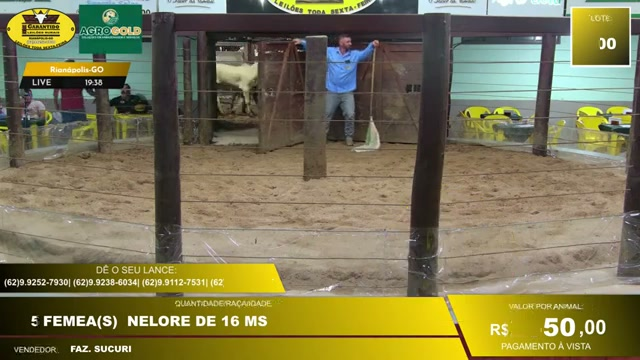
#> input picture data/lote_frames/0cLkHn8wIuQ/0/visual_1.jpg, 640 x 360 px; its folder holds only this picture in this run
$ python -i vision.py   (imports and definitions only)
#> lines starting #> are read from the running program, lines starting #| are printed output that depends on the picture
"""Extracao de dados de frames via Gemini Flash Vision.

Suporta dois modos de execucao:
- Online: requests paralelos em tempo real (para ao vivo)
- Batch: upload pro GCS + Batch API com 50% desconto (para videos gravados)
"""

import hashlib
import json
import logging
import time
import uuid
from concurrent.futures import ThreadPoolExecutor, as_completed
from pathlib import Path

import httpx

import cv2
import numpy as np
from google import genai
from google.genai.types import CreateBatchJobConfig, GenerateContentConfig, JobState, Part

from leilao_inteligente.config import get_settings, DATA_DIR


logger = logging.getLogger(__name__)

FRAME_WIDTH = 640
TOPO_PERCENT = 15   # 15% superior (logos, cidade, hora)
BASE_PERCENT = 55   # 55% inferior (lote, descrição, preço, fazenda)
MAX_PARALELO = 7
# [1 line that did not run here, left out]
BATCH_GCS_PREFIX = "leilao_batch"
BATCH_POLL_INTERVAL = 30  # segundos entre checks de status

PROMPT_EXTRACAO = """Analise este frame COMPLETO de um leilão de gado brasileiro transmitido ao vivo.

A imagem mostra o frame inteiro do vídeo. O overlay do leilão contém textos sobrepostos com dados do lote.

Se NÃO houver overlay de lote (pista vazia, intervalo, propaganda, telefones, tela de espera):
{"erro": "nao_e_leilao"}

Se houver overlay com dados do lote, retorne APENAS este JSON sem markdown:
{
    "lote_numero": "12",
    "quantidade": 25,
    "raca": "Nelore",
    "sexo": "femea",
    "condicao": null,
    "idade_meses": 16,
    "pelagem": null,
    "preco_lance": 2680.00,
    "local_cidade": "Rianápolis",
    "local_estado": "GO",
    "fazenda_vendedor": "SITIO BOA SORTE",
    "timestamp_video": null,
    "confianca": 0.95,
    "carimbo_vendido": false
}

ATENÇÃO — lote_numero vs quantidade:
Em alguns layouts, "LOTE" aparece em uma linha e o NÚMERO DO LOTE aparece na linha de BAIXO (em fonte grande).
A QUANTIDADE de animais aparece ANTES de "MACHO(S)", "VACA(S)", "FEMEA(S)", "NOVILHA(S)".
Exemplo: se o overlay mostra "LOTE" acima, "145" grande abaixo, e "2 VACA(S) NELORE" ao lado,
então lote_numero="145" e quantidade=2 (NÃO o contrário).
O número que vem ANTES da raça/sexo é SEMPRE a quantidade.
O número grande isolado perto de "LOTE" é SEMPRE o número do lote.

Regras:
- lote_numero: número/código do lote. Geralmente em destaque, isolado, perto da palavra "LOTE"
- quantidade: número de animais. SEMPRE aparece ANTES de "MACHO(S)", "VACA(S)", "FEMEA(S)", "NOVILHA(S)"
- raca: Nelore, Anelorado, Mestiço, Guzera, Senepol, Tabapua, Angus (apenas raça, sem condição)
- sexo: "macho", "femea" ou "misto"
- condicao: só fêmeas — "parida", "prenhe", "solteira", "desmamada". null se macho
- idade_meses: converter "16 MS"=16, "2 ANOS"=24, "36 M"=36. null se não visível
- preco_lance: valor em R$ por animal. Leia o número perto de "R$" ou "VALOR POR ANIMAL". Se o campo mostra "R$ ,00" ou "R$ .00" sem valor, retorne 0. Retorne número sem R$, pontos ou vírgula (ex: 2680.00)
- local_cidade: cidade do leilão. Procure no topo do frame, em logos, banners, ou perto de "LIVE"
- local_estado: sigla UF (2 letras). Geralmente junto com a cidade (ex: "Rianápolis-GO")
- fazenda_vendedor: nome do vendedor/fazenda. Aparece como "VENDEDOR:", "FAZ.", "FAZENDA"
- timestamp_video: hora do overlay (DD/MM/AAAA HH:MM:SS ou HH:MM:SS). null se não visível
- confianca: 0.0 a 1.0 (sua confiança na leitura)
- carimbo_vendido: true se houver selo/carimbo de VENDIDO, ARREMATADO, martelo, ou qualquer indicador visual de venda sobreposto na tela. false se não houver
- Campo não legível: null (não invente)
"""

MODEL_NAME = "gemini-2.5-flash"

_client: genai.Client | None = None
_prompt_cache_name: str | None = None  # Nome do cache ativo no Gemini


# [85 lines left out: functions _get_client, criar_cache_prompt, deletar_cache_prompt, _cache_key, not called in this run]


_skip_remote_cache = False  # Flag para pular fallback Supabase (reconsolidação)


# [81 lines left out: functions _prompt_hash, _cache_get, _cache_set, _cache_get_remote, _cache_set_remote, _get_settings_cached, not called in this run]

_settings_cache = None


# --- Frame ---


# [34 lines left out: functions _preparar_frame, _preparar_frame_completo, not called in this run]


PROMPT_CARIMBO = """Olhe esta imagem de um leilão de gado ao vivo.
Há algum indicador visual de VENDA/ARREMATAÇÃO na tela?
Pode estar em qualquer posição (centro, canto, topo, base, lateral).
Exemplos: martelo, selo "VENDIDO", carimbo "ARREMATADO", animação de venda, banner de venda.
NÃO considere textos do overlay normal (preço, lote, fazenda).
Responda APENAS: SIM ou NAO"""


PROMPT_CALIBRACAO = """Olhe estas 2 imagens consecutivas de um leilão de gado ao vivo.
A PRIMEIRA é o frame ANTES. A SEGUNDA é o frame DEPOIS.
Entre os dois, apareceu algum indicador visual de venda/arrematação?

Se SIM, descreva em uma linha:
POSICAO|TEXTO|FORMATO|CORES
Exemplo: centro|VENDIDO|martelo 3D|marrom, branco

Se NÃO há indicador de venda, responda apenas: NAO"""


# [498 lines left out: functions detectar_carimbo_arrematacao, detectar_carimbo_calibracao, detectar_carimbo_lote, _chamar_gemini, _parse_response, extrair_dados_frame and 6 more, not called in this run]


def extrair_dados_lote_batch(
    frames: list[Path],
    callback: object = None,
    prompt: str | None = None,
) -> list[tuple[Path, dict[str, object]]]:
    """Extrai dados via Batch API (50% mais barato, para videos gravados).

    Fluxo:
    1. Preparar frames (crop topo+base) e verificar cache local
    2. Upload frames sem cache pro GCS
    3. Criar JSONL e submeter batch job
    4. Aguardar resultado (polling a cada 30s)
    5. Parsear resultados e atualizar cache local
    6. Limpar GCS
    """
    settings = get_settings()

    if not settings.gcs_bucket:
        raise ValueError(
            "GCS_BUCKET nao configurado. Necessario para Batch API. "
            "Configure no .env: GCS_BUCKET=nome-do-bucket"
        )

    if settings.gemini_backend != "vertex":
        raise ValueError("Batch API so funciona com backend Vertex AI. Configure: GEMINI_BACKEND=vertex")

    resultados: list[tuple[Path, dict[str, object]]] = []
    frames_para_upload: list[tuple[Path, bytes, str]] = []
    cache_hits = 0
    ph = _prompt_hash(prompt)

    # 1. Verificar cache local
    for fp in frames:
        try:
            overlay_bytes = _preparar_frame(fp)
            key = _cache_key(overlay_bytes, ph)
            cached = _cache_get(key)
            if cached is not None:
                resultados.append((fp, cached))
                cache_hits += 1
                if callback:
                    callback()
            else:
                frames_para_upload.append((fp, overlay_bytes, key))
        except Exception:
            logger.debug("Erro ao preparar frame %s, pulando", fp.name)

    if cache_hits:
        logger.info(
            "Batch cache: %d hits, %d misses → %d para upload",
            cache_hits, len(frames_para_upload), len(frames_para_upload),
        )

    if not frames_para_upload:
        return resultados

    bucket_name = settings.gcs_bucket
    batch_id = f"{BATCH_GCS_PREFIX}/{uuid.uuid4().hex[:12]}"

    try:
        # 2. Upload frames pro GCS
        logger.info("Batch: uploading %d frames para gs://%s/%s", len(frames_para_upload), bucket_name, batch_id)
        frame_map = _upload_frames_gcs(frames_para_upload, bucket_name, batch_id)
        logger.info("Batch: upload concluido (%d frames)", len(frame_map))

        # 3. Criar JSONL e submeter batch
        jsonl_uri = _criar_jsonl_batch(frame_map, bucket_name, batch_id, prompt=prompt)
        output_uri = f"gs://{bucket_name}/{batch_id}/output/"

        client = _get_client()
        job = client.batches.create(
            model=MODEL_NAME,
            src=jsonl_uri,
            config=CreateBatchJobConfig(dest=output_uri),
        )
        logger.info("Batch job criado: %s (estado: %s)", job.name, job.state)

        # 4. Aguardar conclusao
        job = _aguardar_batch(client, job)

        if job.state != JobState.JOB_STATE_SUCCEEDED:
            logger.error("Batch job falhou: %s", job.state)
            return resultados

        # 5. Parsear resultados
        batch_resultados = _parsear_resultados_batch(bucket_name, batch_id, frame_map)
        resultados.extend(batch_resultados)

        logger.info(
            "Batch concluido: %d extraidos de %d enviados (%d do cache)",
            len(batch_resultados), len(frame_map), cache_hits,
        )

        # Notificar callback para os frames do batch
        if callback:
            for _ in batch_resultados:
                callback()

    finally:
        # FIX: sempre limpar GCS, mesmo em caso de erro
        _limpar_gcs_batch(bucket_name, batch_id)

    # 6. Limpar GCS
    _limpar_gcs_batch(bucket_name, batch_id)

    return resultados

>>> import cv2
>>> picture = cv2.imread('../../../data/lote_frames/0cLkHn8wIuQ/0/visual_1.jpg', cv2.IMREAD_GRAYSCALE)
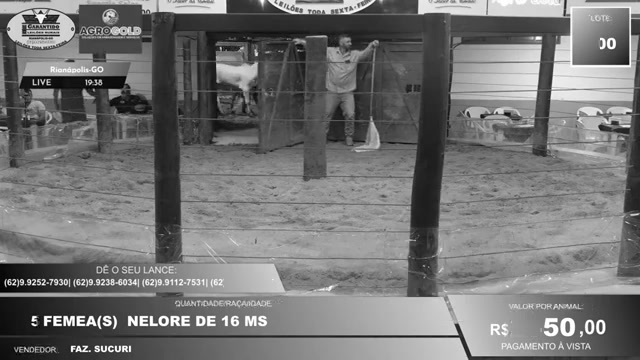
#> picture: shape (360, 640); min 0, max 255, mean 117
#> (the run stopped early here; a loop or call above may not have finished)
